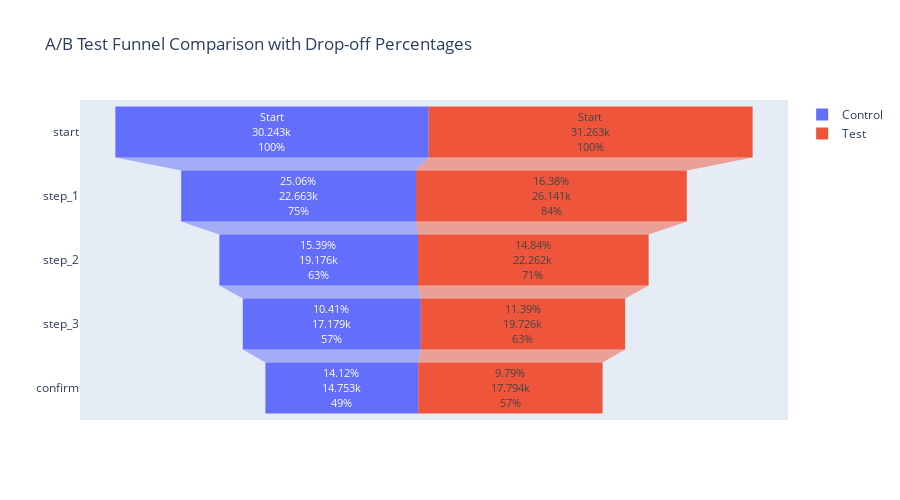

The cell this chart's notebook holds for it:
### Code cell
#  Function to calculate drop-off percentages

def calculate_dropoff_percentages(funnel):
    dropoffs = []
    for i in range(1, len(funnel)):
        dropoff = (funnel[i-1] - funnel[i]) / funnel[i-1] * 100
        dropoffs.append(f"{dropoff:.2f}%")
    dropoffs.insert(0, "Start")  # No drop-off for the first step
    return dropoffs

# Data
stages = ['start', 'step_1', 'step_2', 'step_3', 'confirm']
control = [30243, 22663, 19176, 17179, 14753]  # Funnel A
test = [31263, 26141, 22262, 19726, 17794]    # Funnel B

# Calculate drop-off percentages
control_dropoffs = calculate_dropoff_percentages(control)
test_dropoffs = calculate_dropoff_percentages(test)

# Create the funnel chart with larger figure size
fig = go.Figure()

# Funnel A with larger drop-off percentages inside the funnel
fig.add_trace(go.Funnel(
    name='Control',
    y=stages,
    x=control,
    text=control_dropoffs,
    textinfo="text+value+percent initial",
    textposition="inside",
    textfont=dict(size=16)  # Increase font size specifically for inside funnel
))

# Funnel B with larger drop-off percentages inside the funnel
fig.add_trace(go.Funnel(
    name='Test',
    y=stages,
    x=test,
    text=test_dropoffs,
    textinfo="text+value+percent initial",
    textposition="inside",
    textfont=dict(size=16)  # Increase font size specifically for inside funnel
))

# Increase the size of the figure to allow more space for text
fig.update_layout(
    title="A/B Test Funnel Comparison with Drop-off Percentages",
    height=500,  # Increase height to make more room
    width=900   # Increase width if necessary
)

fig.show()

### Figure 1 — Plotly figure (JSON) as saved in the notebook; plotly's stock layout.template omitted (floating-point values rounded to 4 significant figures)
{"data": [{"name": "Control", "text": ["Start", "25.06%", "15.39%", "10.41%", "14.12%"], "textfont": {"size": 16}, "textinfo": "text+value+percent initial", "textposition": "inside", "type": "funnel", "x": [30243, 22663, 19176, 17179, 14753], "y": ["start", "step_1", "step_2", "step_3", "confirm"]}, {"name": "Test", "text": ["Start", "16.38%", "14.84%", "11.39%", "9.79%"], "textfont": {"size": 16}, "textinfo": "text+value+percent initial", "textposition": "inside", "type": "funnel", "x": [31263, 26141, 22262, 19726, 17794], "y": ["start", "step_1", "step_2", "step_3", "confirm"]}], "layout": {"height": 500, "title": {"text": "A/B Test Funnel Comparison with Drop-off Percentages"}, "width": 900, "xaxis": {"autorange": true, "range": [-34170, 34170], "type": "linear"}, "yaxis": {"autorange": true, "range": [4.5, -0.5], "type": "category"}}}
